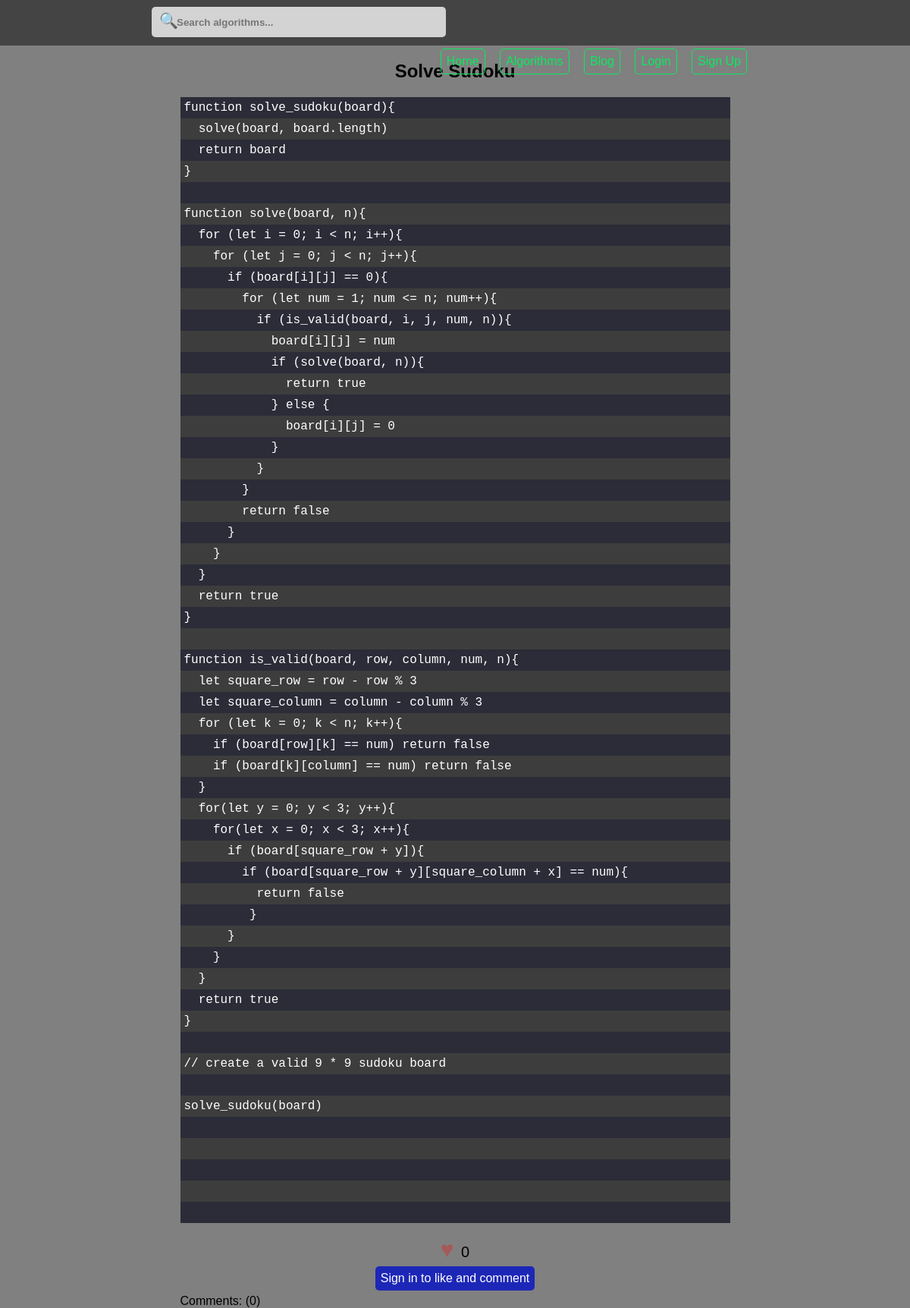
/algorithms/backtracking/solve-sudoku/, run on an earlier commit of the app's database.
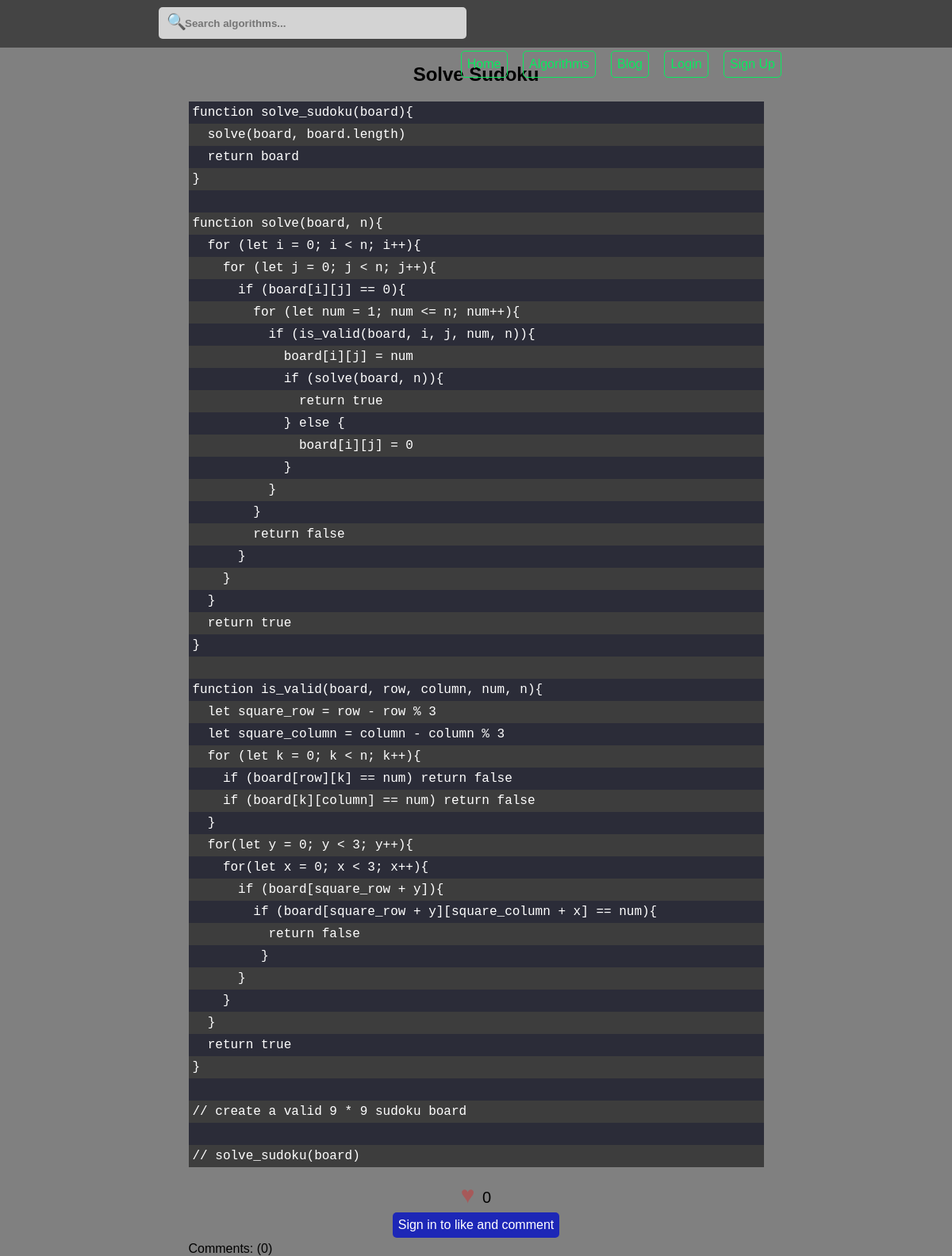
And on a later commit of the database.
### computer_science/models.py (models this page shows, shortened)
class Algorithm(models.Model):
	title = models.CharField(max_length = 300)
	friendly_title = models.SlugField(unique = False, default = None)
	category = models.CharField(max_length = 300, default = None)
	friendly_category = models.SlugField(unique = False, default = None)
	code = models.TextField()
	users = models.ManyToManyField(User)
	likes = models.ManyToManyField(User, blank = True, related_name = 'algorithm_likes')
	created_at = models.DateTimeField(auto_now = False, auto_now_add = True)
	updated_at = models.DateTimeField(auto_now = True, auto_now_add = False)
	class Meta:
		ordering = ['title']

### computer_science/views.py (the view, shortened to what this page needs)
# urls.py: url(r'^blog/(?P<friendly_title>[-\w]+)/$', show, name = 'show'),
def show(request, friendly_category = None, friendly_title = None):
	algorithm = get_object_or_404(Algorithm, friendly_title = friendly_title)
	if not algorithm:
		return Http404
	form = Comment_form(request.POST or None)
	like_or_unlike = 'Like'
	user_likes = False
	if request.user.is_authenticated:
	    if request.user in algorithm.likes.all():
	        like_or_unlike = 'Unlike'
	        user_likes = True
	items = { 'algorithm': algorithm,
			  'title': algorithm.title,
			  'comments': algorithm.comment_set.all(),
			  'form': form,
			  'value': 'Submit Comment',
			  'like_or_unlike': like_or_unlike,
			  'user_likes': user_likes }
	return render(request, 'algorithms/show.html', items)

### comments/forms.py
class Comment_form(forms.ModelForm):
	content = forms.CharField(widget = forms.Textarea(
		attrs = { 'class': 'comment-form', 'placeholder': 'Type your comment here...', 'rows': 4, 'cols': 80 }))
	class Meta:
		model = Comment
		fields = ['content']

### templates/algorithms/show.html (shortened to what this page needs)
{% extends 'base.html' %}
{% load staticfiles %}
{% block css %}
	<link rel="stylesheet" type="text/css" href="{% static 'css/algorithm.css' %}">
{% endblock css %}
{% block main %}
	<div class="full-algorithm">
		<h2>{{ algorithm.title }}</h2>
		<div class="algorithm-code">{{ algorithm.code|safe }}</div>
		<br />
		<a class='like like-button' style="{% if user_likes %} color: red; {% endif %}">
		</a>
		<span class="like-counts">{{ algorithm.likes.count }}</span>
        <br>
	    {% if user.is_authenticated %}
    		<form method="POST" class="comment_form", enctype="multipart/form-data">
        		{% csrf_token %}
        		{{ form.as_p }}
        		<input type="submit" value="{{ value }}" class='button-class-a send_comment_button'>
    	    </form>
	    {% else %}
	        <a href="{% url 'user:user_login' %}" class="button-class-a">Sign in to like and comment</a>
	    {% endif %}
	    <div class="comment-count">Comments: ({{ comments.count }})</div>
	</div>
{% endblock main %}

What changed in the data, as far as the page shows it:
changed Algorithm "Solve Sudoku": code "…* 9 sudoku board solve_sudoku(board)" → "…* 9 sudoku board // solve_sudoku(board)"
